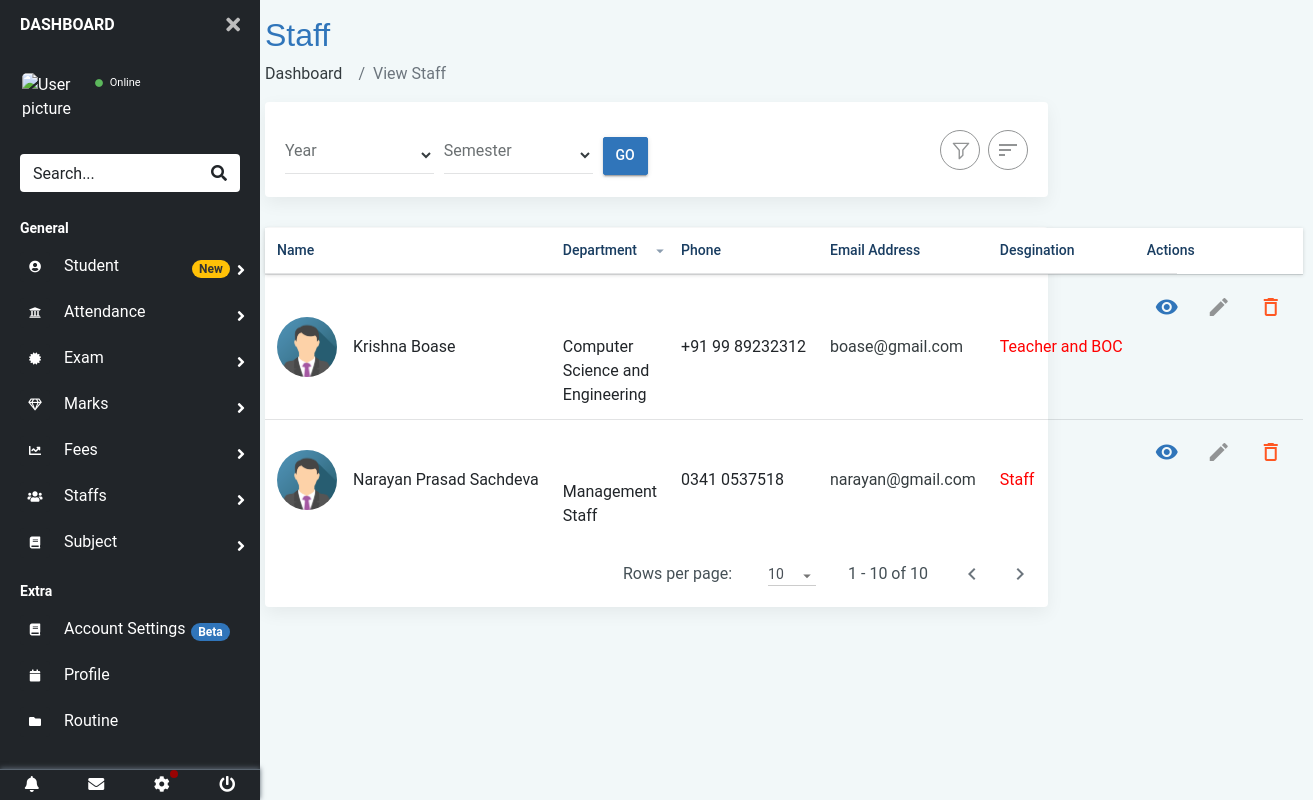
Screenshot of /view_staff (signed in) with the database file from the repository.
### college/models.py (models this page shows)
class Staff(models.Model):
    def path_and_rename(instance, filename):
        upload_to = 'staff/'
        ext = filename.split('.')[-1]
        if instance.pk:
            filename = '{}.{}'.format(instance.pk, ext)
        else:
            filename = '{}.{}'.format(uuid4().hex, ext)
        return os.path.join(upload_to, filename)
    staff_data = models.ForeignKey(Account, on_delete=models.CASCADE)
    email = models.EmailField(max_length=100, verbose_name="email", unique=True)
    first_name = models.CharField(max_length=100, )
    last_name = models.CharField(max_length=100, )
    joined_year = models.IntegerField()
    address = models.CharField(max_length=255)
    gender = models.CharField(max_length=10, )
    phone = models.CharField(max_length=15, verbose_name='phone')
    image = models.ImageField(upload_to=path_and_rename, max_length=255, null=True, blank=True)
    department = models.CharField(max_length=255, default='')
    active = models.BooleanField(default=True)
    last_login = models.DateTimeField(auto_now=True)
    joined_date = models.DateTimeField(auto_now_add=True)
    is_HOD = models.BooleanField(default=False)
    is_BOC = models.BooleanField(default=False)
    is_teacher = models.BooleanField(default=False)
    is_staff = models.BooleanField(default=False)
    object = AccountManager()

### college/staff.py (the view)
# urls.py: path('view_staff', staff.view_staff, name='view_staff'),
def view_staff(request):
    if request.POST:
        return HttpResponse("<h1> greate </h1>")
    if request.user.is_HOD:
        user = Staff.object.filter(is_teacher=True, department=request.session['department'])
        return render(request, "view_staff.html", context={'user': user})
    elif request.user.is_admin:
        user = Staff.object.filter()
        return render(request, "view_staff.html", context={'user': user})
    elif request.user.is_teacher:
        user = Staff.object.filter(id=request.user.id)
        return render(request, "view_staff.html", context={'user': user})

### template/view_staff.html (shortened to what this page needs)
{%extends 'base.html' %}
{%load static%}
{%block sidebar %}
    {%include 'side.html' %}
{%endblock %}
{%block content%}
<section class="component-section" id="employee">
    <div class="d-flex align-items-center pb-3">
        <div>
            <h1>Staff</h1>
            <nav aria-label="breadcrumb">
                <ol class="breadcrumb pmd-breadcrumb mb-0">
                    <li class="breadcrumb-item">
                        <a href="dashboard.html">Dashboard</a>
                    </li>
                    <li class="breadcrumb-item active" aria-current="page">View Staff</li>
                </ol>
            </nav>
        </div>
    </div>
        <div class="card pmd-card">
            <div class="search-bar card-body">
                <div class="row d-flex align-items-center">
                    <div class="col">
                        <div class="d-md-block d-none">
                            <form class="search-form" style="margin-top: -10px;" method="post">
                                <div class="form-row">
                                    <div class="form-group pmd-textfield pmd-textfield-floating-label col-md-3 mb-0">
                                            <label for="department">Year</label>
                                            <select name="go_year" id="go_year" class="form-control">
                                                <option></option>
                                                <option value="2015">2015</option>
                                            </select>
                                    </div>
                                    <div class="form-group pmd-textfield pmd-textfield-floating-label col-md-3 mb-0">
                                        <label>Semester</label>
                                        <select name="go_semester" id="go_semester" class="form-control">
                                            <option></option>
                                            <option value="1">1</option>
                                        </select>
                                    </div>
                                    <div class="col-md-1 col-lg-2 mt-4">
                                        <button class="btn btn-primary pmd-ripple-effect pmd-btn-raised" id="search">Go</button>
                                    </div>
                                </div>
                            </form>
                        </div>
                    </div>
                    <div class="col-auto d-none d-md-flex justify-content-end">
                        <ul class="nav border-0">
                            <li class="nav-item mr-2">
                                <a title="Advance Search" class="btn pmd-btn-fab btn-outline-dark nav-link btn-sm" data-toggle="collapse" href="#advanceSearch" role="button" aria-expanded="false" aria-controls="advanceSearch" id="advanced-search-toggler">
                                    <i class="pmd-icon-circle pmd-icon-sm">
                                    </i>
                                </a>
                            </li>
                            <li class="nav-item">
                                <div class="dropdown pmd-dropdown">
                                    <a href="javascript:void(0);" role="button" class="pmd-btn-fab btn-outline-dark btn btn-sm" data-toggle="dropdown" aria-haspopup="true" aria-expanded="false" title="Sort">
                                        <i class="material-icons">sort</i>
                                    </a>
                                </div>
                            </li>
                        </ul>
                    </div>
                </div>
            </div>
        </div>
        <div class="tab-content">
            <div role="tabpanel" class="tab-pane active show" id="listView">
                <div class="card pmd-card">
                    <div id="example_wrapper" class="dataTables_wrapper container-fluid dt-bootstrap4 no-footer"><div class="row"><div class="col-sm-12"><table id="example" class="table pmd-table table-hover display dt-responsive nowrap dataTable no-footer dtr-column collapsed" cellspacing="0" width="100%" role="grid" aria-describedby="example_info" style="width: 100%;">
                        <thead class="thead-light">
                            <tr role="row">
                                <th class="sorting" tabindex="0" aria-controls="example" rowspan="1" colspan="1" style="width: 216px;" aria-label="Name: activate to sort column ascending">Name</th>
                                <th class="control sorting_asc" rowspan="1" colspan="1" style="width: 180px;" aria-label="Designation">Department</th>
                                <th class="sorting" tabindex="0" aria-controls="example" rowspan="1" colspan="1" style="width: 56px;" aria-label="ID: activate to sort column ascending">Phone</th>
                                <th class="sorting" tabindex="0" aria-controls="example" rowspan="1" colspan="1" style="width: 128px;" aria-label="Email Address: activate to sort column ascending">Email Address</th>
                                <th class="sorting" tabindex="0" aria-controls="example" rowspan="1" colspan="1" style="width: 110px;" aria-label="Department: activate to sort column ascending">Desgination</th>
                                <th class="sorting" tabindex="0" aria-controls="example" rowspan="1" colspan="1" style="width: 0px; display: block; " aria-label="Actions: activate to sort column ascending">Actions</th>
                            </tr>
                        </thead>
                        <tbody>
                        {%for person in user%}
                        <tr role="row" class="odd">
                                <td data-title="Name" style="">
                                    <div class="d-flex align-items-center">
                                        <img src="../media/{{person.image}}" alt="Profile Picture" class="rounded-circle mr-3" width="60" height="60">
                                            <div class="media-body">
                                                {{person.first_name}} {{person.last_name}}
                                        </div>
                                    </div>
                                </td>
                                <td  style=" white-space: -o-pre-wrap;
                                             word-wrap: break-word;
                                             white-space: pre-wrap;
                                             white-space: -moz-pre-wrap;
                                             white-space: -pre-wrap; ">
                                    {{person.department}}</td>
                                <td data-title="ID" style="">{{person.phone}}</td>
                                <td data-title="Email Address" style=""><a href="mailto:{{person.email}}">{{person.email}}</a></td>
                                {%if person.is_teacher%}
                                        {%if person.is_HOD%}
                                            <td data-title="Department" style="color: red; white-space: -o-pre-wrap;
                                             word-wrap: break-word;
                                             white-space: pre-wrap;
                                             white-space: -moz-pre-wrap;
                                             white-space: -pre-wrap; ">Teacher and HOD</td>
                                        {%elif person.is_BOC%}
                                            <td data-title="Department" style="color: red;">Teacher and BOC</td>
                                         {%else%}
                                            <td data-title="Department" >Teacher </td>
                                        {%endif%}
                                {%elif person.is_staff%}
                                                            <td data-title="Department" style="color: red;">Staff</td>
                                {%endif%}
                                <td data-title="" style="display: block;">
                                    <a href="{%url 'college:profile' person.id %}" class="btn pmd-btn-fab pmd-btn-flat btn-primary pmd-ripple-effect btn-sm mr-2"><i class="material-icons pmd-sm">visibility</i></a>
                                    <a href="employee-detail.html" class="btn pmd-btn-fab pmd-btn-flat btn-dark pmd-ripple-effect btn-sm mr-2"><i class="material-icons pmd-sm">edit</i></a>
                                    <a href="javascript:void(0);" title="Delete" class="btn pmd-btn-fab pmd-btn-flat btn-danger pmd-ripple-effect btn-sm" data-toggle="modal" data-target="#delete_employee_modal"><i class="material-icons pmd-sm">delete_outline</i></a>
                                </td>
                            </tr>
                        {%endfor%}
                        </tbody>
                    </table></div></div><div class="card-footer"><div class="pmd-datatable-pagination"><div class="dataTables_length" id="example_length"><label><span class="custom-select-title">Rows per page:</span> <span class="pmd-custom-select"> <select name="example_length" aria-controls="example" class="form-control form-control-sm"><option value="10">10</option><option value="25">25</option><option value="50">50</option><option value="100">100</option></select> </span></label></div><div class="dataTables_info" id="example_info" role="status" aria-live="polite"> 1 - 10 of 10 </div><div class="dataTables_paginate paging_simple" id="example_paginate"><ul class="pagination"><li class="paginate_button page-item previous disabled" id="example_previous"><a href="#" aria-controls="example" data-dt-idx="0" tabindex="0" class="page-link"> </a></li><li class="paginate_button page-item next disabled" id="example_next"><a href="#" aria-controls="example" data-dt-idx="1" tabindex="0" class="page-link"> </a></li></ul></div></div></div></div>
                </div>
            </div>
        </div>
    </section>
{%endblock%}

### rows the page displays
Staff: image (picture), first_name "Krishna", last_name "Boase", department "Computer Science and Engineering", phone "+91 99 89232312", email "boase@gmail.com", is_teacher "Teacher and BOC"
Staff: image (picture), first_name "Narayan Prasad", last_name "Sachdeva", department "Management Staff", phone "0341 0537518", email "narayan@gmail.com", is_teacher "Staff"
